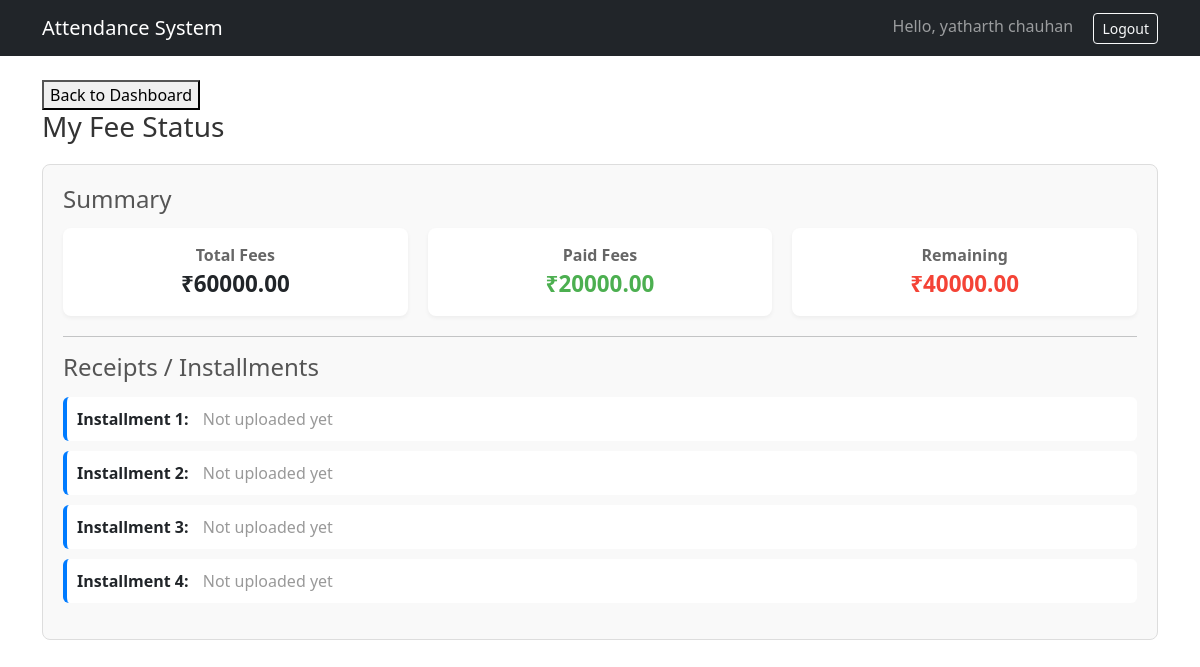
The app's page /fees/student/view-fees/ (signed in) with its own data.
### fees/models.py (models this page shows, shortened)
class FeeRecord(models.Model):
    student = models.OneToOneField(StudentProfile, on_delete=models.CASCADE, related_name='fee_record')
    total_fees = models.DecimalField(max_digits=10, decimal_places=2, default=0.00)
    paid_fees = models.DecimalField(max_digits=10, decimal_places=2, default=0.00)
    installment_1 = models.FileField(upload_to='receipts/', null=True, blank=True)
    installment_2 = models.FileField(upload_to='receipts/', null=True, blank=True)
    installment_3 = models.FileField(upload_to='receipts/', null=True, blank=True)
    installment_4 = models.FileField(upload_to='receipts/', null=True, blank=True)
    @property
    def remaining_fees(self):
        return self.total_fees - self.paid_fees

### accounts/decorators.py (the view)
    def wrapper(request,*args,**kwargs):
        if hasattr(request.user,'studentprofile'):
            return view_func(request,*args,**kwargs)
        else:
            return redirect('manager_dashboard')

### fees/templatetags/fees_extras.py (called while the page is built)
@register.filter
def get_attr(obj, attr_name):
    return getattr(obj, attr_name, None)

### fees/views.py (called while the page is built)
@login_required
@student_required
def student_view_fees(request):
    try:
        student = request.user.studentprofile
    except StudentProfile.DoesNotExist:
        messages.error(request,'student profile not found')
        return redirect('student_dashboard')
    fee_record, created = FeeRecord.objects.get_or_create(student=student)
    return render(request,'fees/student_view_fees.html',{'fee_record':fee_record})

### templates/fees/student_view_fees.html (shortened to what this page needs)
{% extends 'base.html' %}
{% load fees_extras %}
{% block content %}
<button><a href="{% url 'student_dashboard' %}">Back to Dashboard</a></button>
<h3>My Fee Status</h3>
<div style="margin-top: 20px; padding: 20px; border: 1px solid #ddd; border-radius: 8px; background-color: #f9f9f9;">
    <h4>Summary</h4>
    <div style="display: flex; gap: 20px; margin-bottom: 20px;">
        <div
            style="flex: 1; padding: 15px; background: white; border-radius: 8px; box-shadow: 0 2px 4px rgba(0,0,0,0.05); text-align: center;">
            <strong style="color: #666;">Total Fees</strong><br>
            <span style="font-size: 1.4em; font-weight: bold;">₹{{ fee_record.total_fees }}</span>
        </div>
        <div
            style="flex: 1; padding: 15px; background: white; border-radius: 8px; box-shadow: 0 2px 4px rgba(0,0,0,0.05); text-align: center;">
            <strong style="color: #666;">Paid Fees</strong><br>
            <span style="font-size: 1.4em; font-weight: bold; color: #4caf50;">₹{{ fee_record.paid_fees }}</span>
        </div>
        <div
            style="flex: 1; padding: 15px; background: white; border-radius: 8px; box-shadow: 0 2px 4px rgba(0,0,0,0.05); text-align: center;">
            <strong style="color: #666;">Remaining</strong><br>
            <span class="remaining-amount {% if fee_record.remaining_fees > 0 %}pending{% else %}cleared{% endif %}">
                ₹{{ fee_record.remaining_fees }}
            </span>
        </div>
    </div>
    <hr>
    <h4>Receipts / Installments</h4>
    <ul style="list-style: none; padding: 0;">
        {% for i in "1234" %}
        {% with field_name="installment_"|add:i %}
        {% with file=fee_record|get_attr:field_name %}
        <li
            style="margin-bottom: 10px; padding: 10px; background: white; border-radius: 6px; border-left: 4px solid #007bff;">
            <strong>Installment {{ i }}:</strong>
            {% if file %}
            <a href="{{ file.url }}" target="_blank"
                style="color: #007bff; text-decoration: none; margin-left: 10px; font-weight: bold;">Download
                Receipt</a>
            {% else %}
            <span style="color: #999; margin-left: 10px;">Not uploaded yet</span>
            {% endif %}
        </li>
        {% endwith %}
        {% endwith %}
        {% endfor %}
    </ul>
</div>
{% endblock %}%

### templates/base.html (shortened to what this page needs)
<!DOCTYPE html>
<html>
<head>
    <link href="https://cdn.jsdelivr.net/npm/bootstrap@5.3.2/dist/css/bootstrap.min.css" rel="stylesheet">
</head>
<body>
    <nav class="navbar navbar-expand-lg navbar-dark bg-dark mb-4">
        <div class="container">
            <a class="navbar-brand" href="/">Attendance System</a>
            <div>
                {% if user.is_authenticated %}
                {% if not user.is_superuser %}
                <span class="navbar-text me-3">Hello, {{ user.first_name }}</span>
                <a class="btn btn-outline-light btn-sm" href="{% url 'logout' %}">Logout</a>
                {% endif %}
                {% endif %}
            </div>
        </div>
    </nav>
    <div class="container">
        {% block content %}{% endblock %}
    </div>
</body>
</html>

### templates/fees/student_view_fees.html (style rules this page uses)
h3 { color: #333; margin-bottom: 20px; }
h4 { color: #555; margin-bottom: 15px; }
button a { text-decoration: none; color: inherit; }
.remaining-amount { font-size: 1.4em; font-weight: bold; }
.remaining-amount.pending { color: #f44336; }

### records on screen
FeeRecord: total_fees "60000.00", paid_fees "20000.00", remaining_fees "40000.00"

### other values on screen
{{ user.first_name }} "yatharth chauhan"
{{ i }} "1" "2" "3" "4"
